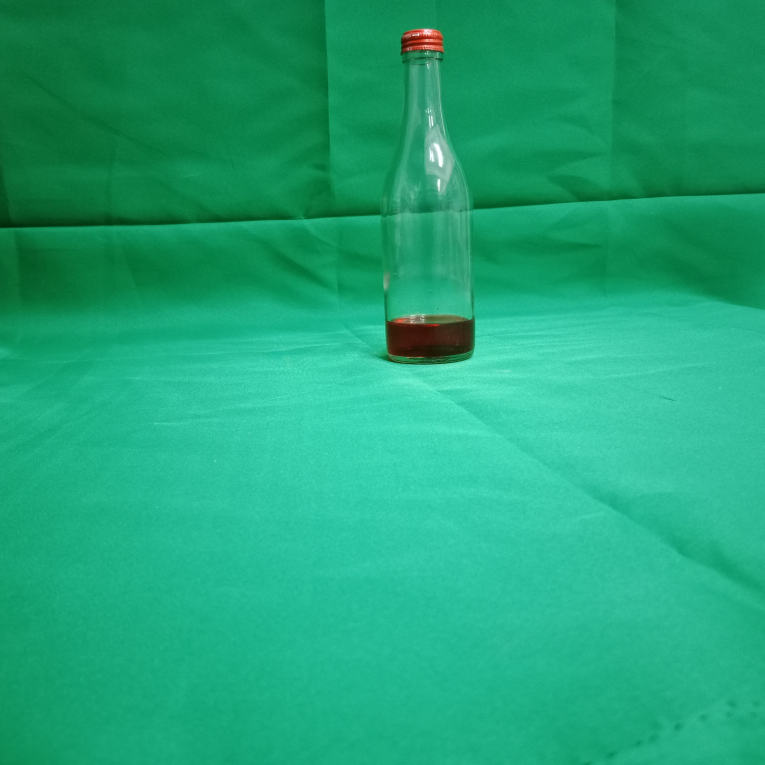
#> input picture data-lab04/50mL/1.jpg, 3060 x 3060 px, found by its file name (shown at 1/4 size); its folder holds only this picture in this run
$ python Banes_Jaronay_lab04.py
#> lines starting #> are read from the running program, lines starting #| are printed output that depends on the picture; after the words box and inside, x2 and y2 are one past the last pixel; in counts of white or black regions, pixels touching at a corner belong together
import cv2
from matplotlib import pyplot as plt
import imutils
import os
import numpy as np

def process_images(image):

    #Converts image from RGB to LAB
    image = cv2.cvtColor(image, cv2.COLOR_BGR2LAB)

    #Converts image to grayscale
    gray_image = image[:,:,1]

    #Blur the image
    blurred_gray_image = cv2.GaussianBlur(gray_image, (15, 15), 0)

    #Perfrom thresholding to the the blurred image
    (T, bottle_threshold) = cv2.threshold(blurred_gray_image,127,255,cv2.THRESH_BINARY+cv2.THRESH_OTSU)

    #Create rectangle structure
    kernel = cv2.getStructuringElement(cv2.MORPH_RECT, (15, 15))

    #Morph the image
    morph_image = cv2.morphologyEx(bottle_threshold, cv2.MORPH_OPEN, kernel)

    #Find the contour in the image
    find_contours = cv2.findContours(morph_image.copy(), cv2.RETR_EXTERNAL, cv2.CHAIN_APPROX_SIMPLE)

    #Extract contours
    contours = imutils.grab_contours(find_contours)

    #Find the largest contour
    largest_contour = max(contours, key=cv2.contourArea)

    #Computes the heigth of the largest contour
    x, y, w, h = cv2.boundingRect(largest_contour)

    #return the height
    return h

def mapped_height(amount_directories):

    #Empty height mapping dictionary
    height_mapping = {}

    #Iterate over the amount directories
    for directory in amount_directories:

        #Empty height list
        heights = []

        #Iterate over each file in the directory
        for filename in os.listdir(directory):

            #Get the path of the image
            image_path = os.path.join(directory, filename)

            #Reads the image
            image = cv2.imread(image_path)

            #Resize the image
            image = cv2.resize(image, (500, 500))

            #Get the heigth of the liquid
            h = process_images(image)

            #Append the h(height) to the list
            heights.append(h)

        #Calculate the average height
        avg_height = sum(heights) / len(heights)

        # Mapped the height
        height_mapping[avg_height] = os.path.basename(directory)

    #Return the height mapping
    return height_mapping

# [57 lines left out: function guess_image, not called in this run]


def main():
    #Amount directories
    amount_directories = [
        'C:\\Users\\Jewy\\Desktop\\CMSC 174\\lab04\\50ml',
        'C:\\Users\\Jewy\\Desktop\\CMSC 174\\lab04\\100ml',
        'C:\\Users\\Jewy\\Desktop\\CMSC 174\\lab04\\150ml',
        'C:\\Users\\Jewy\\Desktop\\CMSC 174\\lab04\\200ml',
        'C:\\Users\\Jewy\\Desktop\\CMSC 174\\lab04\\250ml',
        'C:\\Users\\Jewy\\Desktop\\CMSC 174\\lab04\\300ml',
        'C:\\Users\\Jewy\\Desktop\\CMSC 174\\lab04\\350ml',
    ]

    # Get the height mapping
    height_mapping = mapped_height (amount_directories)
#> in mapped_height, image is the input picture: shape (3060, 3060, 3); mean B, G, R 119.9, 165, 30.7
#> in mapped_height, `image = cv2.resize(image, (500, 500))`:
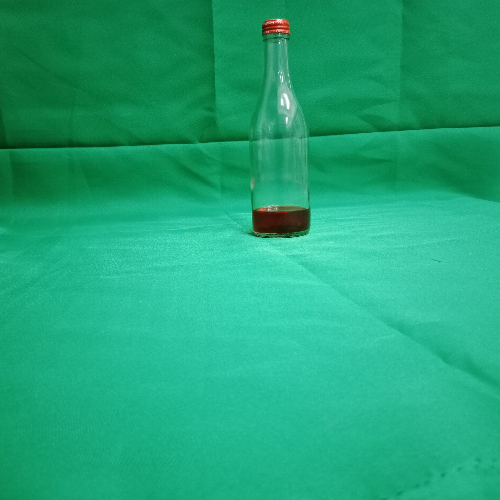
#> image: shape (500, 500, 3); mean B, G, R 119.8, 164.9, 30.5
#> in process_images, `image = cv2.cvtColor(image, cv2.COLOR_BGR2LAB)`: image: shape (500, 500, 3); mean of channels 0, 1, 2 153.7, 83.2, 142.1
#> in process_images, `gray_image = image[:,:,1]`:
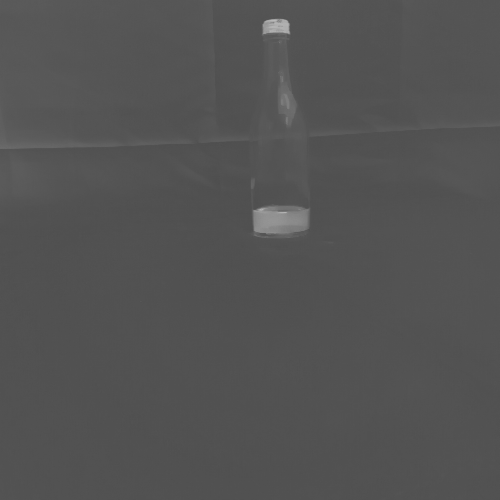
#> gray_image: shape (500, 500); min 78, max 185, mean 83.2
#> in process_images, `(T, bottle_threshold) = cv2.threshold(blurred_gray_image,127,255,cv2.T..`:
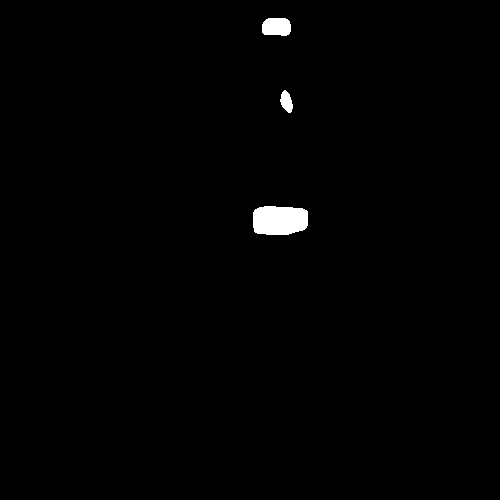
#> bottle_threshold: shape (500, 500); 0.83% white; 3 white regions, box (x1, y1, x2, y2) and area: (253, 206, 308, 235) 1422, (262, 18, 291, 36) 462, (280, 90, 293, 113) 197
#> in process_images, `(T, bottle_threshold) = cv2.threshold(blurred_gray_image,127,255,cv2.T..`: T = 106
#> in process_images, `morph_image = cv2.morphologyEx(bottle_threshold, cv2.MORPH_OPEN, kernel)`:
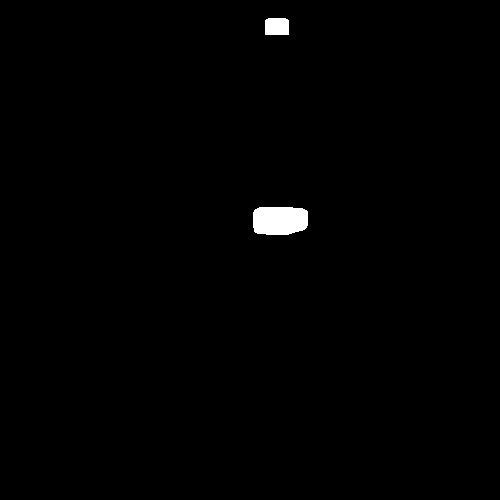
#> morph_image: shape (500, 500); 0.72% white; 2 white regions
#> in process_images, `find_contours = cv2.findContours(morph_image.copy(), cv2.RETR_EXTERNAL..`: find_contours = 2 contours; box (x1, y1, x2, y2) and area: (253, 207, 308, 235) 1338, (265, 18, 289, 35) 362
#> in process_images, `contours = imutils.grab_contours(find_contours)`: contours has the same summary as find_contours
#> in process_images, `largest_contour = max(contours, key=cv2.contourArea)`: largest_contour = contour of 38 points, box (x1, y1, x2, y2) (253, 207, 308, 235), area 1338
#> in process_images, `x, y, w, h = cv2.boundingRect(largest_contour)`: x = 253; y = 207; w = 55; h = 28

    # Unkown directories
    guess_directories = [
        'C:\\Users\\Jewy\\Desktop\\CMSC 174\\lab04\\guess\\A',
        'C:\\Users\\Jewy\\Desktop\\CMSC 174\\lab04\\guess\\B',
        'C:\\Users\\Jewy\\Desktop\\CMSC 174\\lab04\\guess\\C',
    ]

    # Guess the unknown amount
    guess_image (guess_directories, height_mapping)

if __name__ == "__main__":
#> (the run stopped early here; a loop or call above may not have finished)
